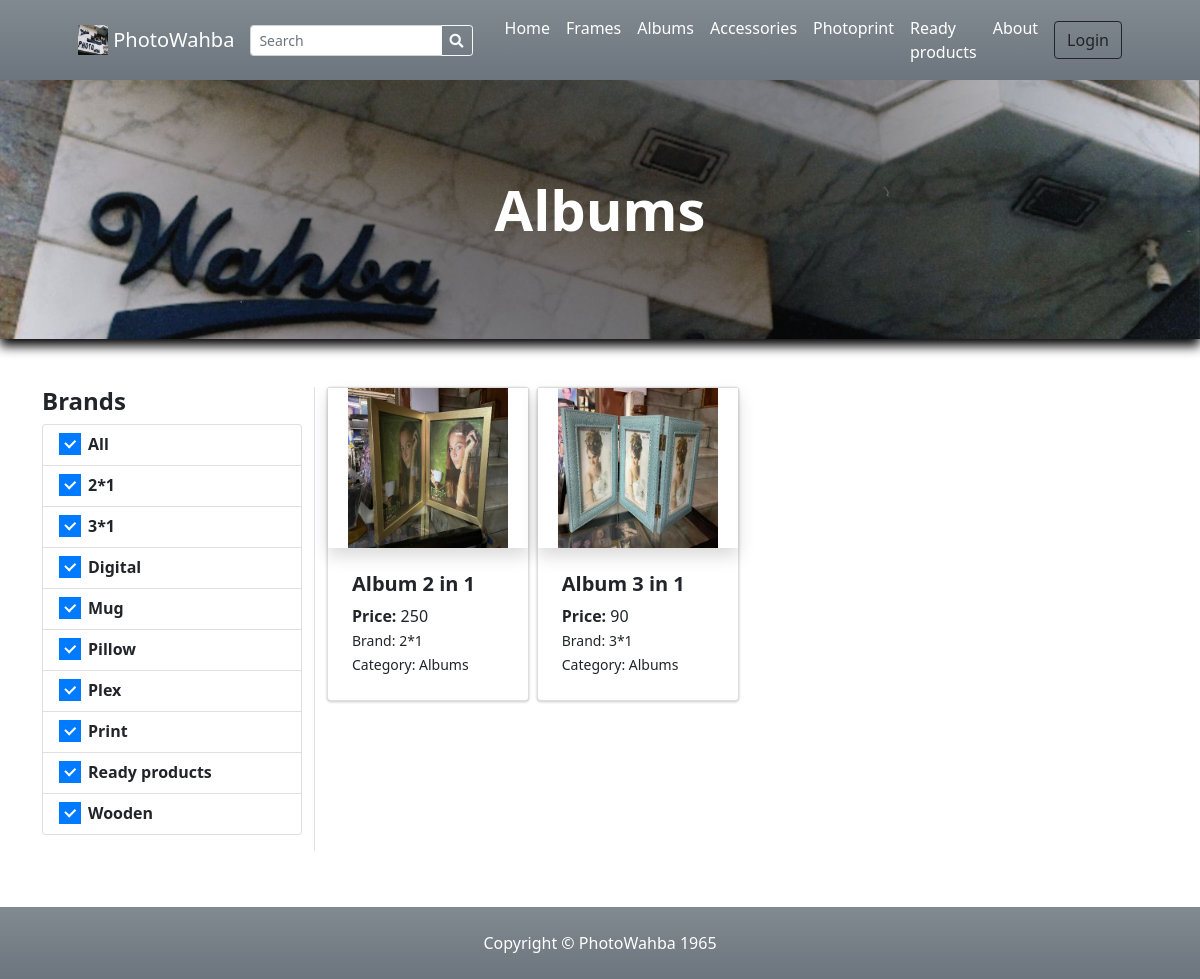
The app's page /?p=products&c=c81e728d9d4c2f636f067f89cc14862c with its own data.
### tables this page shows
CREATE TABLE `categories` (
  `id` int(30) NOT NULL,
  `category` varchar(250) NOT NULL,
  `description` text DEFAULT NULL,
  `status` tinyint(1) NOT NULL DEFAULT 1,
  `delete_flag` tinyint(1) NOT NULL DEFAULT 0,
  `date_created` datetime NOT NULL DEFAULT current_timestamp()
);

CREATE TABLE `brands` (
  `id` int(30) NOT NULL,
  `name` varchar(250) NOT NULL,
  `description` text DEFAULT NULL,
  `image_path` text DEFAULT NULL,
  `status` tinyint(1) NOT NULL DEFAULT 1,
  `delete_flag` tinyint(1) NOT NULL DEFAULT 0,
  `date_created` datetime NOT NULL DEFAULT current_timestamp()
);

CREATE TABLE `products` (
  `id` int(30) NOT NULL,
  `brand_id` int(30) NOT NULL,
  `category_id` int(30) NOT NULL,
  `name` varchar(250) NOT NULL,
  `specs` text NOT NULL,
  `status` tinyint(1) NOT NULL DEFAULT 1,
  `delete_flag` tinyint(1) NOT NULL DEFAULT 0,
  `date_created` datetime NOT NULL DEFAULT current_timestamp()
);

### classes/DBConnection.php (called while the page is built, shortened)
<?php
class DBConnection{
    private $host = DB_SERVER;
    private $username = DB_USERNAME;
    private $password = DB_PASSWORD;
    private $database = DB_NAME;
    public $conn;
    public function __construct(){
        if (!isset($this->conn)) {
            $this->conn = new mysqli($this->host, $this->username, $this->password, $this->database);
        }
    }
}
?>

### classes/SystemSettings.php (called while the page is built, shortened)
<?php
class SystemSettings extends DBConnection{
	function userdata($field = ''){
		if(!empty($field)){
			if(isset($_SESSION['userdata'][$field]))
				return $_SESSION['userdata'][$field];
			else
				return null;
		}else{
			return false;
		}
	}
	function info($field=''){
		if(!empty($field)){
			if(isset($_SESSION['system_info'][$field]))
				return $_SESSION['system_info'][$field];
			else
				return false;
		}else{
			return false;
		}
	}
}
$_settings = new SystemSettings();
?>

### config.php (called while the page is built, shortened)
<?php
require_once('classes/DBConnection.php');
require_once('classes/SystemSettings.php');
function validate_image($file){
	if(!empty($file)){
        $ex = explode("?",$file);
        $file = $ex[0];
        $ts = isset($ex[1]) ? "?".$ex[1] : '';
		if(is_file(base_app.$file)){
			return base_url.$file.$ts;
		}else{
			return base_url.'dist/img/no-image-available.png';
		}
	}else{
		return base_url.'dist/img/no-image-available.png';
	}
}
function format_num($number = '' , $decimal = ''){
    if(is_numeric($number)){
        $ex = explode(".",$number);
        $decLen = isset($ex[1]) ? strlen($ex[1]) : 0;
        if(is_numeric($decimal)){
            return number_format($number,$decimal);
        }else{
            return number_format($number,$decLen);
        }
    }else{
        return "Invalid Input";
    }
}
?>

### products.php (the view, shortened to what this page needs)
<?php
$title = "";
if(isset($_GET['c']) && isset($_GET['s'])){
    $cat_qry = $conn->query("SELECT * FROM categories where md5(id) = '{$_GET['c']}'");
    if($cat_qry->num_rows > 0){
        $result =$cat_qry->fetch_assoc();
        $title = $result['category'];
        $cat_description = $result['description'];
    }
 $sub_cat_qry = $conn->query("SELECT * FROM sub_categories where md5(id) = '{$_GET['s']}'");
    if($sub_cat_qry->num_rows > 0){
        $result =$sub_cat_qry->fetch_assoc();
        $sub_title = $result['sub_category'];
        $sub_cat_description = $result['description'];
    }
}
elseif(isset($_GET['c'])){
    $cat_qry = $conn->query("SELECT * FROM categories where md5(id) = '{$_GET['c']}'");
    if($cat_qry->num_rows > 0){
        $result =$cat_qry->fetch_assoc();
        $title = $result['category'];
    }
}
?>
<header class="bg-dark py-5" id="main-header">
    <div class="container px-4 px-lg-5 my-5">
        <div class="text-center text-white">
            <h1 class="display-4 fw-bolder"><?php echo $title ?></h1>
        </div>
    </div>
</header>
<section class="py-5">
    <div class="container">
        <div class="row">
            <div class="col-md-3 border-right mb-2 pb-3">
                <h4><b>Brands</b></h4>
                <ul class="list-group">
                    <a href="" class="list-group-item list-group-item-action">
                        <div class="icheck-primary d-inline">
                            <label for="brandAll">
                                All
                            </label>
                        </div>
                    </a>
                    <?php
                    $qry = $conn->query("SELECT * FROM brands where status =1 order by name asc");
                    while($row=$qry->fetch_assoc()):
                    ?>
                    <li class="list-group-item list-group-item-action">
                        <div class="icheck-primary d-inline">
                            <label for="brand-item-<?php echo $row['id'] ?>">
                                    <?php echo $row['name'] ?>
                            </label>
                        </div>
                    </li>
                    <?php endwhile; ?>
                </ul>
            </div>
            <div class="col-md-9">
                <div class="container-fluid p-0">
                <div class="row gx-2 gx-lg-2 row-cols-1 row-cols-md-3 row-cols-xl-4">
                        <?php
                            $whereData = "";
                            if(isset($_GET['search']))
                                $whereData = " and (p.name LIKE '%{$_GET['search']}%' or b.name LIKE '%{$_GET['search']}%' or p.specs LIKE '%{$_GET['search']}%')";
                            elseif(isset($_GET['c']) && isset($_GET['s']))
                                $whereData = " and (md5(category_id) = '{$_GET['c']}' and md5(sub_category_id) = '{$_GET['s']}')";
                            elseif(isset($_GET['c']) && !isset($_GET['s']))
                                $whereData = " and md5(category_id) = '{$_GET['c']}' ";
                            elseif(isset($_GET['s']) && !isset($_GET['c']))
                                $whereData = " and md5(sub_category_id) = '{$_GET['s']}' ";
                            $bwhere = "";
                            $products = $conn->query("SELECT p.*,b.name as bname, c.category FROM `products` p inner join brands b on p.brand_id = b.id inner join categories c on p.category_id = c.id where p.status = 1 {$whereData} {$bwhere} order by rand() ");
                            while($row = $products->fetch_assoc()):
                                $upload_path = base_app.'/uploads/product_'.$row['id'];
                                $img = "";
                                if(is_dir($upload_path)){
                                    $fileO = scandir($upload_path);
                                    if(isset($fileO[2]))
                                        $img = "uploads/product_".$row['id']."/".$fileO[2];
                                }
                                foreach($row as $k=> $v){
                                    $row[$k] = trim(stripslashes($v));
                                }
                                $inventory = $conn->query("SELECT distinct(`price`) FROM inventory where product_id = ".$row['id']." order by `price` asc");
                                $inv = array();
                                while($ir = $inventory->fetch_assoc()){
                                    $inv[] = format_num($ir['price']);
                                }
                                $price = '';
                                if(isset($inv[0]))
                                $price .= $inv[0];
                        ?>
                        <div class="col-md-12 mb-5">
                            <a class="card product-item text-reset text-decoration-none" href=".?p=view_product&id=<?php echo md5($row['id']) ?>">
                                <div class="overflow-hidden shadow product-holder">
                                    <img class="card-img-top w-100 product-cover" src="<?php echo validate_image($img) ?>" alt="..." />
                                </div>
                                <div class="card-body p-4">
                                    <div class="">
                                        <h5 class="fw-bolder"><?php echo $row['name'] ?></h5>
                                        <span><b>Price: </b><?php echo $price ?></span>
                                    </div>
                                    <p class="m-0"><small>Brand: <?php echo $row['bname'] ?></small></p>
                                    <p class="m-0"><small>Category: <?php echo $row['category'] ?></small></p>
                                </div>
                            </a>
                        </div>
                        <?php endwhile; ?>
                    </div>
                </div>
            </div>
        </div>
    </div>
</section>

### inc/topBarNav.php (shortened to what this page needs)
<nav class="navbar navbar-expand-lg navbar-dark bg-gradient-gray">
            <div class="container px-4 px-lg-5 ">
                <a class="navbar-brand" href="./">
                <img src="<?php echo validate_image($_settings->info('logo')) ?>" width="30" height="30" class="d-inline-block align-top" alt="" loading="lazy">
                <?php echo $_settings->info('short_name') ?>
                </a>
                <form class="form-inline" id="search-form">
                  <div class="input-group">
                    <input class="form-control form-control-sm form " type="search" placeholder="Search" aria-label="Search" name="search"  value="<?php echo isset($_GET['search']) ? $_GET['search'] : "" ?>"  aria-describedby="button-addon2">
                    <div class="input-group-append">
                      <button class="btn btn-outline-light btn-sm m-0" type="submit" id="button-addon2"><i class="fa fa-search"></i></button>
                    </div>
                  </div>
                </form>
                <div class="collapse navbar-collapse" id="navbarSupportedContent">
                    <ul class="navbar-nav me-auto mb-2 mb-lg-0 ms-lg-4">
                        <li class="nav-item"><a class="nav-link text-white" aria-current="page" href="./">Home</a></li>
                        <?php
                        $cat_qry = $conn->query("SELECT * FROM categories where status = 1  limit 5");
                        while($crow = $cat_qry->fetch_assoc()):
                        ?>
                        <li class="nav-item"><a class="nav-link text-white" aria-current="page" href="./?p=products&c=<?php echo md5($crow['id']) ?>"><?php echo $crow['category'] ?></a></li>
                        <?php endwhile; ?>
                        <li class="nav-item"><a class="nav-link text-white" href="./?p=about">About</a></li>
                    </ul>
                    <div class="d-flex align-items-center">
                      <?php if($_settings->userdata('id') > 0 && $_settings->userdata('login_type') == 2): ?>
                        <a class="text-dark mr-2 nav-link text-white" href="./?p=cart">
                            <i class="bi-cart-fill me-1"></i>
                            Cart
                            <span class="badge bg-dark text-white ms-1 rounded-pill" id="cart-count">
                              <?php
                                $count = $conn->query("SELECT SUM(quantity) as items from `cart` where client_id =".$_settings->userdata('id'))->fetch_assoc()['items'];
                                echo ($count > 0 ? $count : 0);
                              ?>
                            </span>
                        </a>
                            <a href="./?p=my_account" class="text-dark  nav-link text-white"><b> Hi, <?php echo $_settings->userdata('firstname')?>!</b></a>
                            <a href="logout.php" class="text-dark  nav-link text-white"><i class="fa fa-sign-out-alt"></i></a>
                        <?php else: ?>
                        <button class="btn btn-outline-dark ml-2" id="login-btn" type="button">Login</button>
                        <?php endif; ?>
                    </div>
                </div>
            </div>
        </nav>

### records on screen
categories: category "Frames"
categories: category "Albums"
categories: category "Accessories"
categories: category "Photoprint"
categories: category "Ready products"
brands: name "2*1"
brands: name "3*1"
brands: name "Digital"
brands: name "Mug"
brands: name "Pillow"
brands: name "Plex"
brands: name "Print"
brands: name "Ready products"
brands: name "Wooden"
products: shows a picture, name "Album 2 in 1", price "250", brand.name "2*1", category.category "Albums"
products: shows a picture, name "Album 3 in 1", price "90", brand.name "3*1", category.category "Albums"

### other values on screen
$_settings->info('short_name') "PhotoWahba"
